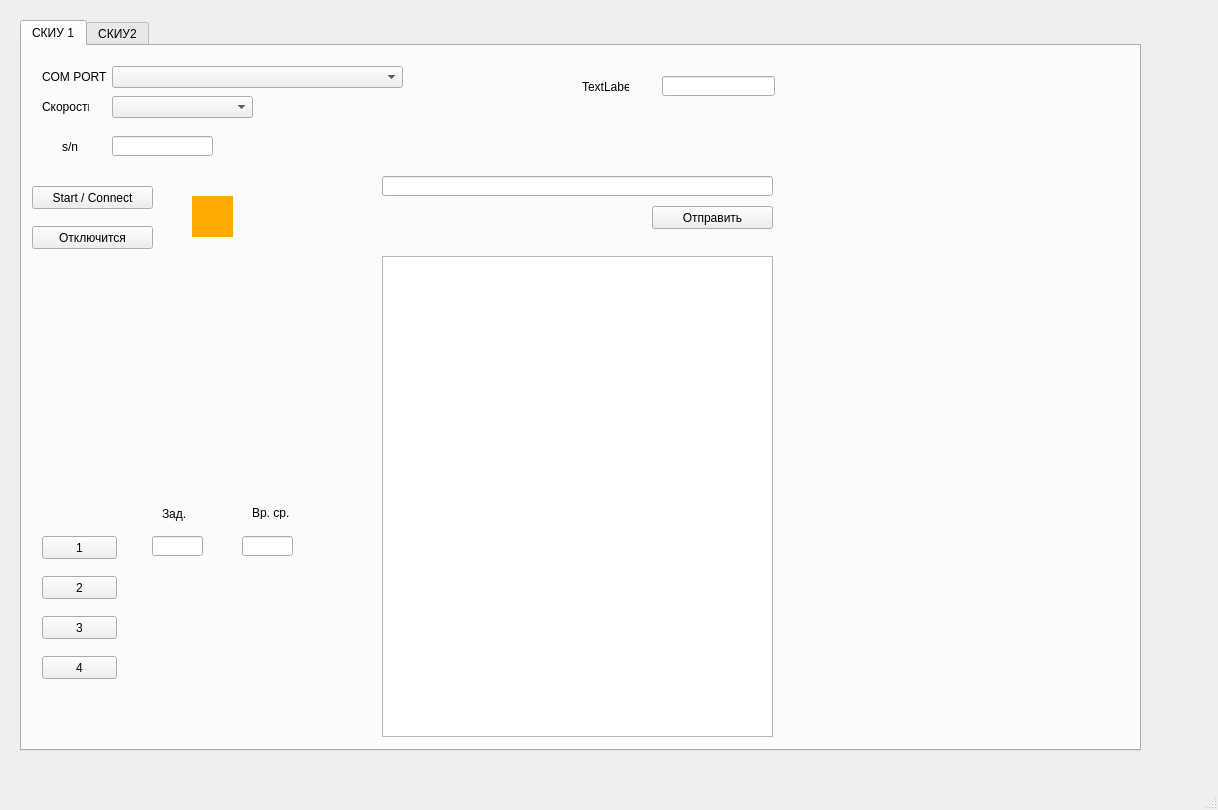
<?xml version="1.0" encoding="UTF-8"?>
<ui version="4.0">
 <class>MainWindow</class>
 <widget class="QMainWindow" name="MainWindow">
  <property name="geometry">
   <rect>
    <x>0</x>
    <y>0</y>
    <width>1218</width>
    <height>810</height>
   </rect>
  </property>
  <property name="windowTitle">
   <string>MainWindow</string>
  </property>
  <widget class="QWidget" name="centralwidget">
   <widget class="QTabWidget" name="tabWidget">
    <property name="geometry">
     <rect>
      <x>20</x>
      <y>20</y>
      <width>1121</width>
      <height>731</height>
     </rect>
    </property>
    <property name="currentIndex">
     <number>0</number>
    </property>
    <widget class="QWidget" name="skiu1">
     <attribute name="title">
      <string>СКИУ 1</string>
     </attribute>
     <widget class="QPushButton" name="connect_btn">
      <property name="geometry">
       <rect>
        <x>10</x>
        <y>140</y>
        <width>121</width>
        <height>23</height>
       </rect>
      </property>
      <property name="text">
       <string>Start / Connect</string>
      </property>
     </widget>
     <widget class="QPushButton" name="close_btn">
      <property name="geometry">
       <rect>
        <x>10</x>
        <y>180</y>
        <width>121</width>
        <height>23</height>
       </rect>
      </property>
      <property name="text">
       <string>Отключится</string>
      </property>
     </widget>
     <widget class="QPushButton" name="send_btn">
      <property name="geometry">
       <rect>
        <x>630</x>
        <y>160</y>
        <width>121</width>
        <height>23</height>
       </rect>
      </property>
      <property name="text">
       <string>Отправить</string>
      </property>
     </widget>
     <widget class="QPushButton" name="btn1">
      <property name="geometry">
       <rect>
        <x>20</x>
        <y>490</y>
        <width>75</width>
        <height>23</height>
       </rect>
      </property>
      <property name="text">
       <string>1</string>
      </property>
     </widget>
     <widget class="QPushButton" name="btn2">
      <property name="geometry">
       <rect>
        <x>20</x>
        <y>530</y>
        <width>75</width>
        <height>23</height>
       </rect>
      </property>
      <property name="text">
       <string>2</string>
      </property>
     </widget>
     <widget class="QPushButton" name="btn3">
      <property name="geometry">
       <rect>
        <x>20</x>
        <y>570</y>
        <width>75</width>
        <height>23</height>
       </rect>
      </property>
      <property name="text">
       <string>3</string>
      </property>
     </widget>
     <widget class="QPushButton" name="btn4">
      <property name="geometry">
       <rect>
        <x>20</x>
        <y>610</y>
        <width>75</width>
        <height>23</height>
       </rect>
      </property>
      <property name="text">
       <string>4</string>
      </property>
     </widget>
     <widget class="QLineEdit" name="sn_lineEdit">
      <property name="geometry">
       <rect>
        <x>90</x>
        <y>90</y>
        <width>101</width>
        <height>20</height>
       </rect>
      </property>
     </widget>
     <widget class="QLineEdit" name="lineEdit_2">
      <property name="geometry">
       <rect>
        <x>640</x>
        <y>30</y>
        <width>113</width>
        <height>20</height>
       </rect>
      </property>
     </widget>
     <widget class="QLabel" name="label">
      <property name="geometry">
       <rect>
        <x>40</x>
        <y>90</y>
        <width>31</width>
        <height>21</height>
       </rect>
      </property>
      <property name="text">
       <string>s/n</string>
      </property>
     </widget>
     <widget class="QLabel" name="label_2">
      <property name="geometry">
       <rect>
        <x>560</x>
        <y>30</y>
        <width>47</width>
        <height>21</height>
       </rect>
      </property>
      <property name="text">
       <string>TextLabel</string>
      </property>
     </widget>
     <widget class="QListWidget" name="out_list">
      <property name="geometry">
       <rect>
        <x>360</x>
        <y>210</y>
        <width>391</width>
        <height>481</height>
       </rect>
      </property>
     </widget>
     <widget class="QLabel" name="state_lbl">
      <property name="geometry">
       <rect>
        <x>170</x>
        <y>150</y>
        <width>41</width>
        <height>41</height>
       </rect>
      </property>
      <property name="styleSheet">
       <string notr="true">QLabel {
	background-color: rgb(255, 170, 0);
}</string>
      </property>
      <property name="text">
       <string/>
      </property>
     </widget>
     <widget class="QLineEdit" name="r1_deley_lineEdit">
      <property name="geometry">
       <rect>
        <x>130</x>
        <y>490</y>
        <width>51</width>
        <height>20</height>
       </rect>
      </property>
     </widget>
     <widget class="QLineEdit" name="r1_time_lineEdit">
      <property name="geometry">
       <rect>
        <x>220</x>
        <y>490</y>
        <width>51</width>
        <height>20</height>
       </rect>
      </property>
     </widget>
     <widget class="QLabel" name="label_3">
      <property name="geometry">
       <rect>
        <x>230</x>
        <y>460</y>
        <width>47</width>
        <height>13</height>
       </rect>
      </property>
      <property name="text">
       <string>Вр. ср.</string>
      </property>
     </widget>
     <widget class="QLabel" name="label_4">
      <property name="geometry">
       <rect>
        <x>140</x>
        <y>460</y>
        <width>41</width>
        <height>16</height>
       </rect>
      </property>
      <property name="text">
       <string>Зад.</string>
      </property>
     </widget>
     <widget class="QLineEdit" name="input_lineEdit">
      <property name="geometry">
       <rect>
        <x>360</x>
        <y>130</y>
        <width>391</width>
        <height>20</height>
       </rect>
      </property>
     </widget>
     <widget class="QLabel" name="label_5">
      <property name="geometry">
       <rect>
        <x>20</x>
        <y>20</y>
        <width>71</width>
        <height>21</height>
       </rect>
      </property>
      <property name="text">
       <string>COM PORT</string>
      </property>
     </widget>
     <widget class="QLabel" name="label_6">
      <property name="geometry">
       <rect>
        <x>20</x>
        <y>50</y>
        <width>47</width>
        <height>21</height>
       </rect>
      </property>
      <property name="text">
       <string>Скорость</string>
      </property>
     </widget>
     <widget class="QComboBox" name="port_comboBox">
      <property name="geometry">
       <rect>
        <x>90</x>
        <y>20</y>
        <width>291</width>
        <height>22</height>
       </rect>
      </property>
     </widget>
     <widget class="QComboBox" name="speed_comboBox">
      <property name="geometry">
       <rect>
        <x>90</x>
        <y>50</y>
        <width>141</width>
        <height>22</height>
       </rect>
      </property>
     </widget>
    </widget>
    <widget class="QWidget" name="skiu2">
     <attribute name="title">
      <string>СКИУ2</string>
     </attribute>
    </widget>
   </widget>
  </widget>
  <widget class="QMenuBar" name="menubar">
   <property name="geometry">
    <rect>
     <x>0</x>
     <y>0</y>
     <width>1218</width>
     <height>21</height>
    </rect>
   </property>
  </widget>
  <widget class="QStatusBar" name="statusbar"/>
 </widget>
 <resources/>
 <connections/>
</ui>
